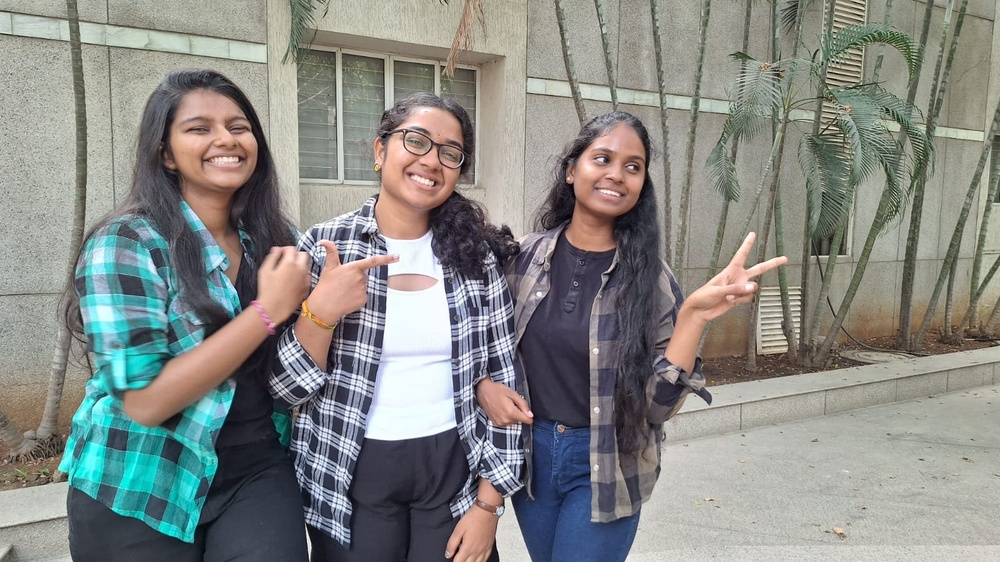
#> input picture WhatsApp Image 2023-12-07 at 8.34.34 PM.jpeg, 1000 x 562 px, shrunk from 1600 x 900 before the run
$ python cartoon.py
#> lines starting #> are read from the running program, lines starting #| are printed output that depends on the picture; after the words box and inside, x2 and y2 are one past the last pixel; in counts of white or black regions, pixels touching at a corner belong together
import cv2
import numpy as np
from tkinter.filedialog import *
photo=askopenfilename()
#> the answer given: WhatsApp Image 2023-12-07 at 8.34.34 PM.jpeg
img = cv2.imread(photo)
#> img is the input picture: shape (562, 1000, 3); mean B, G, R 133.1, 136.9, 135.4
grey = cv2.cvtColor(img, cv2.COLOR_BGR2GRAY)
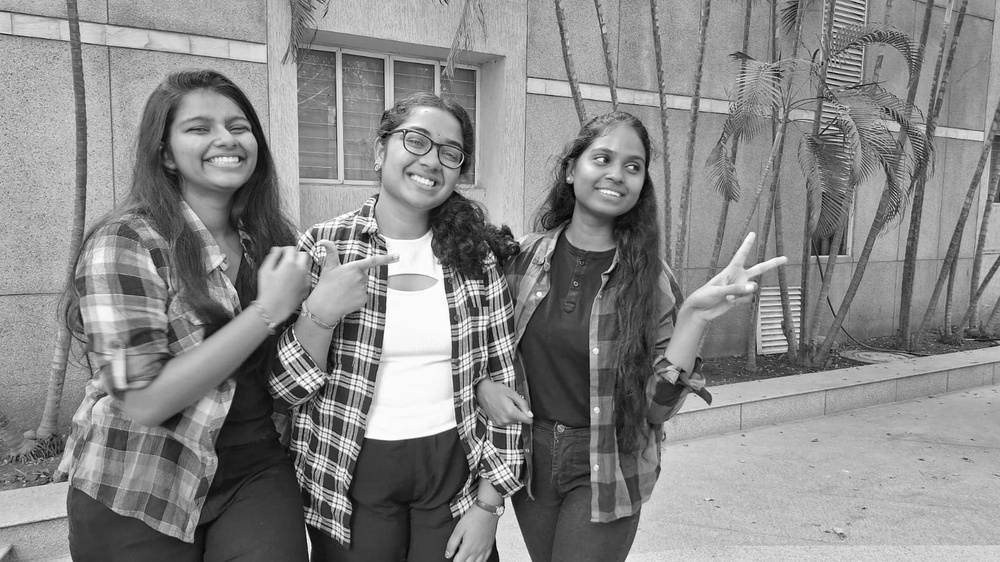
#> grey: shape (562, 1000); min 0, max 255, mean 136
grey = cv2.medianBlur(grey, 5)
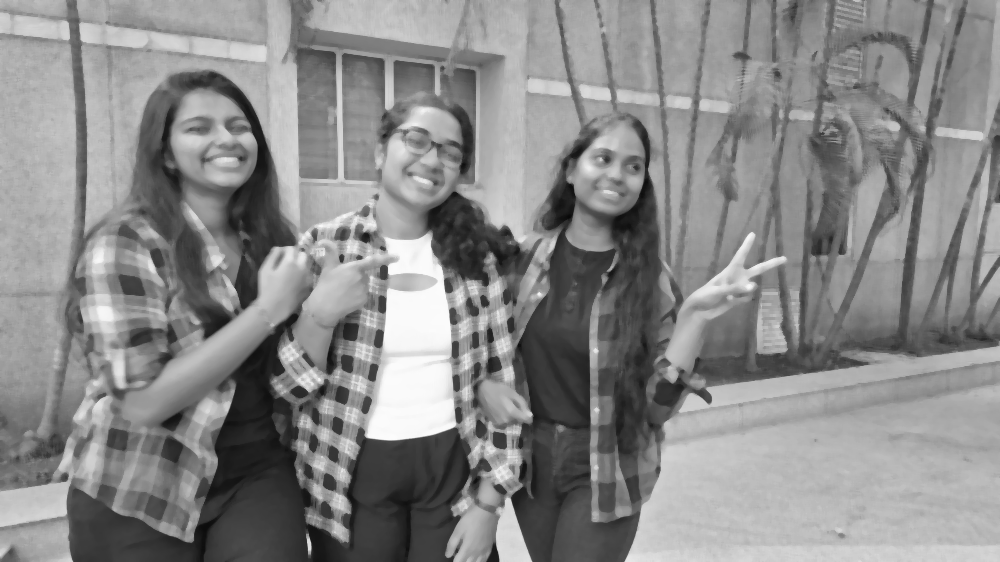
#> grey: shape (562, 1000); min 9, max 252, mean 136.8
edges = cv2.adaptiveThreshold(grey, 255, cv2.ADAPTIVE_THRESH_MEAN_C, cv2.THRESH_BINARY,9,9)
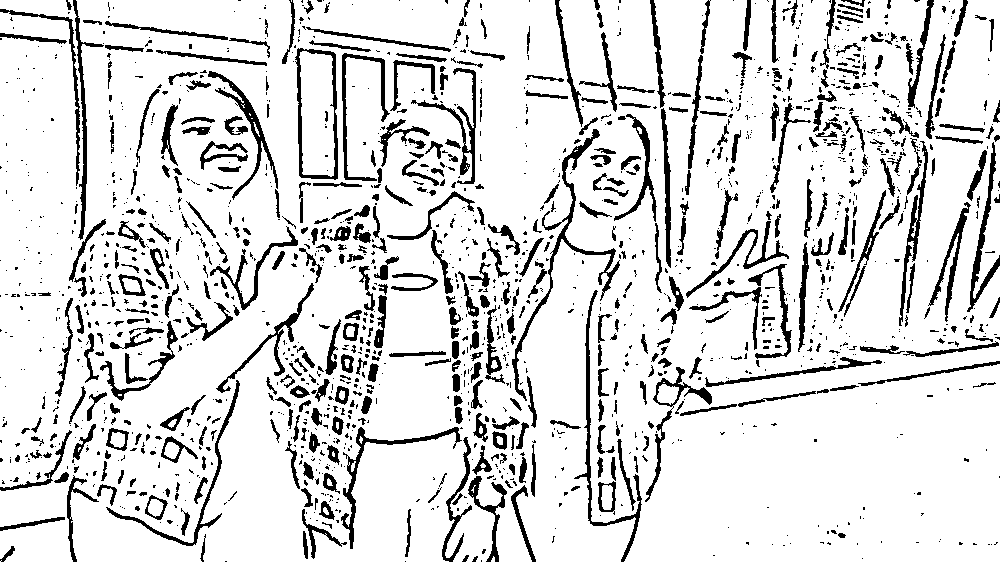
#> edges: shape (562, 1000); 86.3% white; 1738 black regions (1221 under 20 px), largest, box (x1, y1, x2, y2) and area: (512, 129, 620, 401) 1886, (574, 290, 642, 562) 1347, (341, 427, 462, 549) 1182
#cartoonize
color = cv2.bilateralFilter(img, 9, 250, 250)
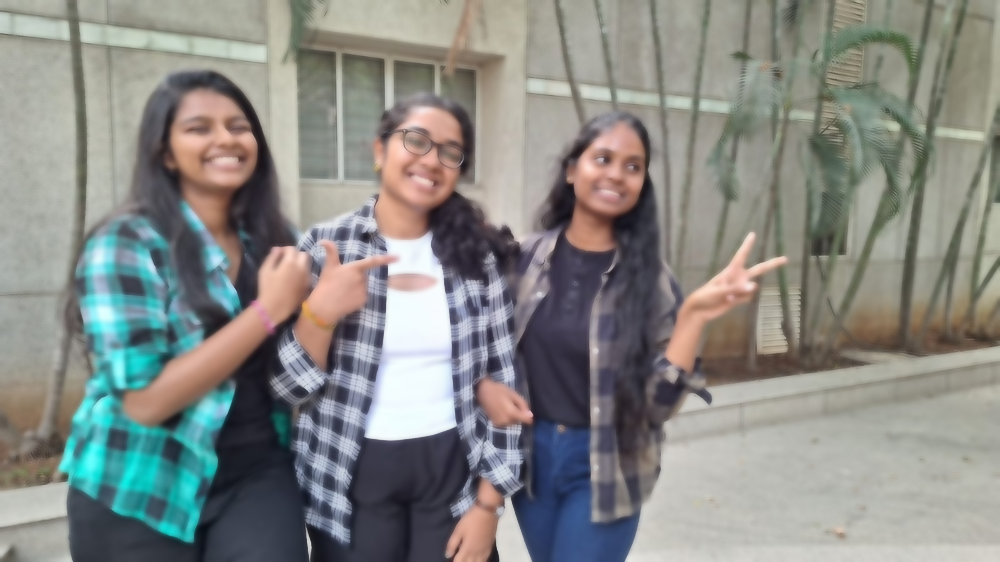
#> color: shape (562, 1000, 3); mean B, G, R 133.2, 137, 135.6
cartoon = cv2.bitwise_and(color, color, mask=edges)
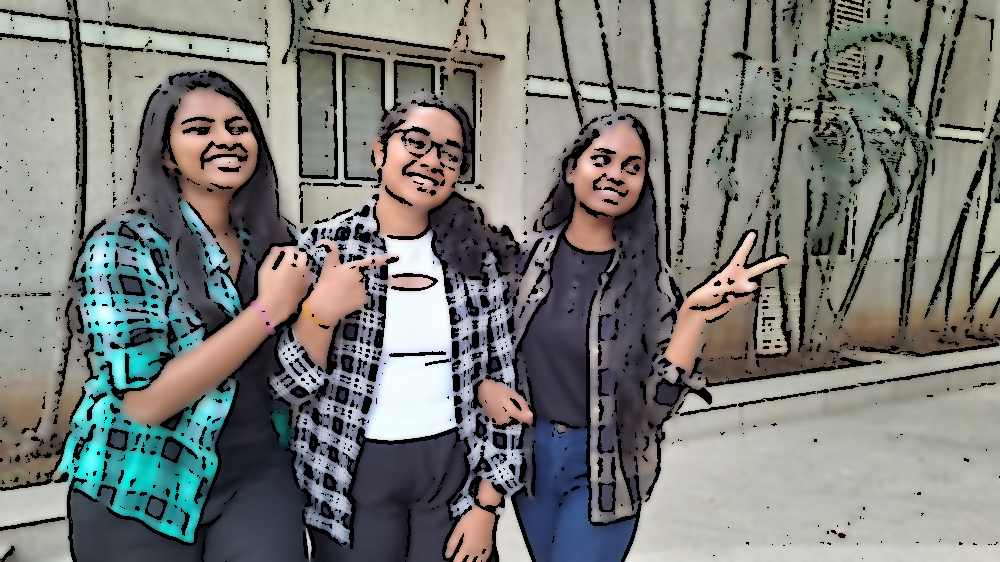
#> cartoon: shape (562, 1000, 3); mean B, G, R 119.2, 122.8, 121.6
cv2.imshow("Image", img)
cv2.imshow("Cartoon", cartoon)
#save
cv2.imwrite("cartoon.jpg", cartoon)
cv2.waitKey(0)
